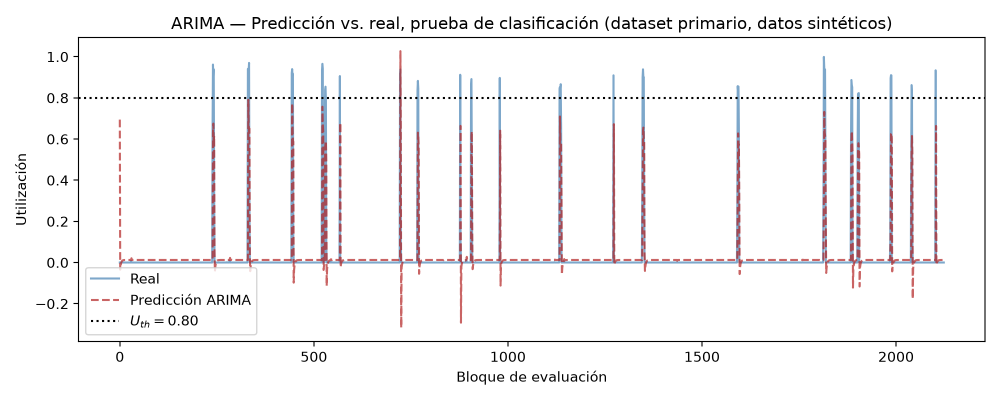
#> input picture Documentos/arima_primario_clasificacion_test.png, 2000 x 800 px (shown at 1/2 size)
$ python imagen.py
#> lines starting #> are read from the running program, lines starting #| are printed output that depends on the picture
import fitz  # PyMuPDF
import cv2
import numpy as np
import tkinter as tk
from tkinter import filedialog
import os

# ================================
# SELECCIÓN DE ARCHIVO
# ================================
def seleccionar_archivo():
    root = tk.Tk()
    root.withdraw()

    archivo = filedialog.askopenfilename(
        title="Selecciona un PDF o imagen",
        filetypes=[
            ("PDF e Imágenes", "*.pdf *.jpg *.jpeg *.png *.bmp *.tiff *.webp"),
            ("Todos los archivos", "*.*")
        ]
    )
#> the answer given: ../../Documentos/arima_primario_clasificacion_test.png
#> in main, img is the input picture: shape (800, 2000, 3); mean B, G, R 245, 244.1, 245.4
    return archivo

# ================================
# MEJORA DE IMAGEN
# ================================
def mejorar_imagen(img, escala=2):
#> called with escala = 2
    h, w = img.shape[:2]
#> h = 800; w = 2000

    # Aumentar resolución (2x)
    img_res = cv2.resize(
        img,
        (w * escala, h * escala),
        interpolation=cv2.INTER_LANCZOS4
    )
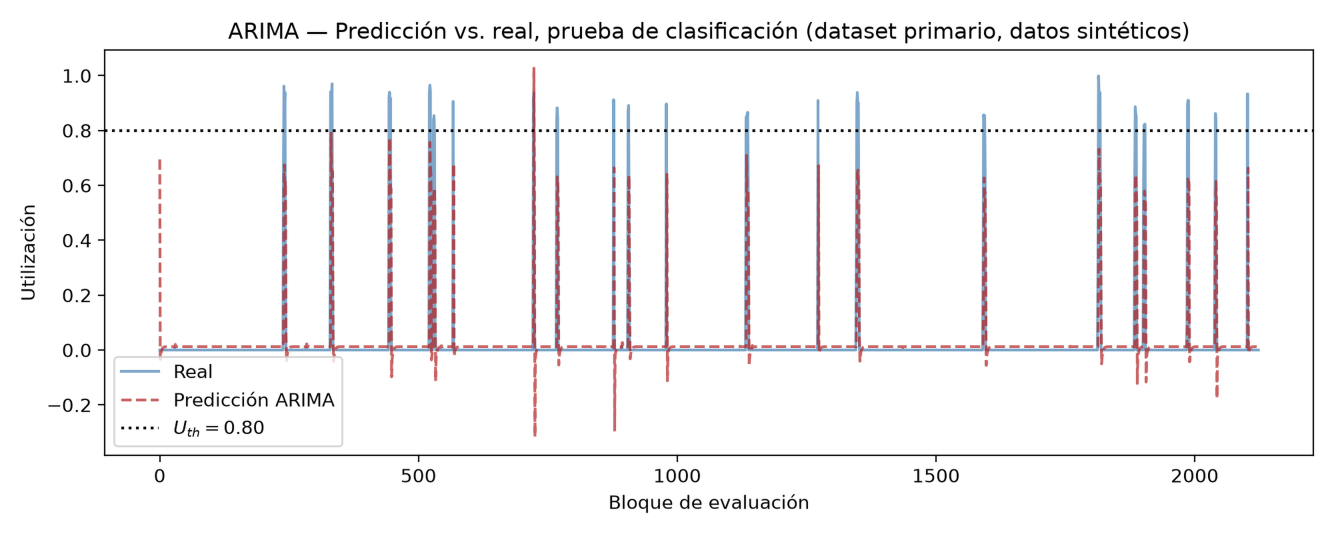
#> img_res: shape (1600, 4000, 3) (shown at 1/3 size); mean B, G, R 245, 244.1, 245.4

    # Unsharp Mask (realce de bordes)
    blur = cv2.GaussianBlur(img_res, (0, 0), sigmaX=1.0)
    sharpened = cv2.addWeighted(
        img_res, 1.5,
        blur, -0.5,
        0
    )

    return sharpened

# ================================
# PDF → IMAGEN (HOJA COMPLETA)
# ================================
def pdf_a_imagen(ruta_pdf, zoom=2):
    doc = fitz.open(ruta_pdf)
    page = doc[0]  # Primera página

    # Matriz de transformación (controla resolución)
    mat = fitz.Matrix(zoom, zoom)
    pix = page.get_pixmap(matrix=mat, alpha=False)

    img = np.frombuffer(pix.samples, dtype=np.uint8)
    img = img.reshape(pix.height, pix.width, pix.n)

    # Convertir a BGR para OpenCV
    if pix.n == 4:
        img = cv2.cvtColor(img, cv2.COLOR_BGRA2BGR)
    else:
        img = cv2.cvtColor(img, cv2.COLOR_RGB2BGR)

    return img

# ================================
# MAIN
# ================================
def main():
    ruta = seleccionar_archivo()

    if not ruta:
        print("No se seleccionó archivo.")
        return

    nombre, ext = os.path.splitext(ruta)

    print("Procesando archivo (página completa)...")

    if ext.lower() == ".pdf":
        img = pdf_a_imagen(ruta, zoom=2)  # rasterización
        resultado = mejorar_imagen(img, escala=2)
        salida = f"{nombre}_mejorado.jpg"
    else:
        img = cv2.imread(ruta)
        resultado = mejorar_imagen(img, escala=2)
        salida = f"{nombre}_mejorado{ext}"

    cv2.imwrite(salida, resultado, [cv2.IMWRITE_JPEG_QUALITY, 95])

    print("Archivo original:", ruta)
    print("Archivo procesado:", salida)
    print("Página completa rasterizada y mejorada")

if __name__ == "__main__":
    main()

$ run again, on Documentos/arima_primario_regresion_test.png
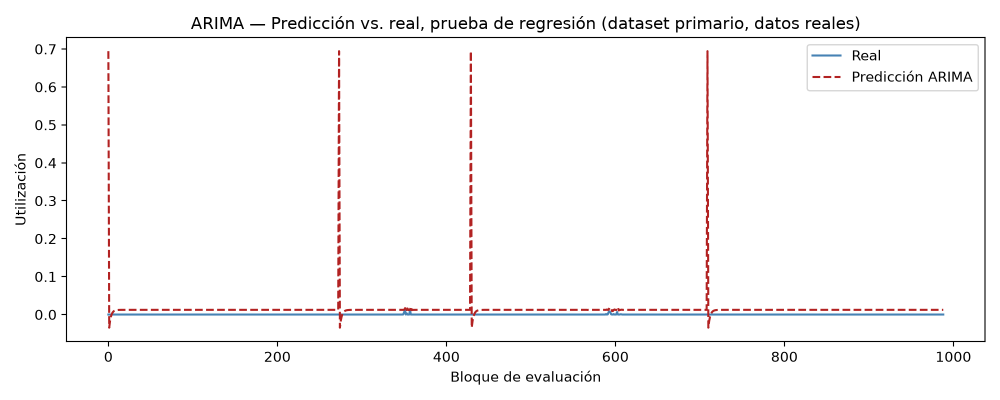
#> input picture Documentos/arima_primario_regresion_test.png, 2000 x 800 px (shown at 1/2 size)
#> in main, img is the input picture: shape (800, 2000, 3); mean B, G, R 248.2, 247.9, 248.9
#> in mejorar_imagen, `img_res = cv2.resize( img, (w * escala, h * escala), interpolation=cv2..`:
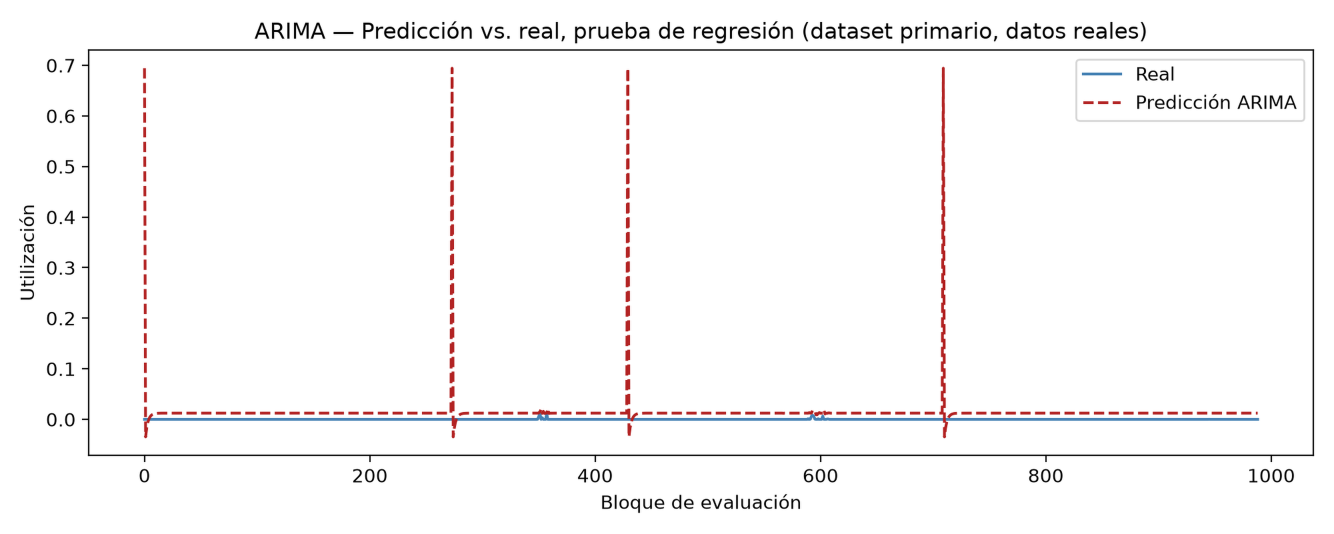
#> img_res: shape (1600, 4000, 3) (shown at 1/3 size); mean B, G, R 248.2, 247.9, 249

$ run again, on Documentos/arima_sintesis_clasificacion.png
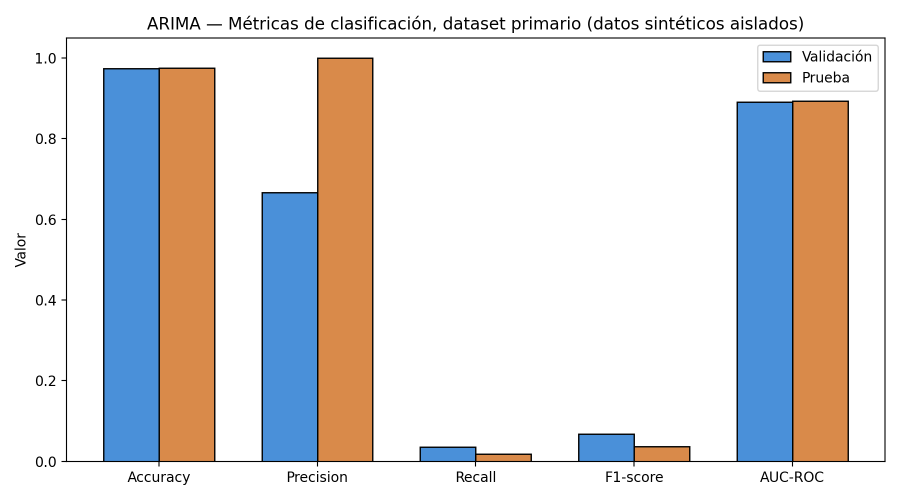
#> input picture Documentos/arima_sintesis_clasificacion.png, 1800 x 1000 px (shown at 1/2 size)
#> in main, img is the input picture: shape (1000, 1800, 3); mean B, G, R 217.5, 217.2, 219.5
#> in mejorar_imagen, `img_res = cv2.resize( img, (w * escala, h * escala), interpolation=cv2..`:
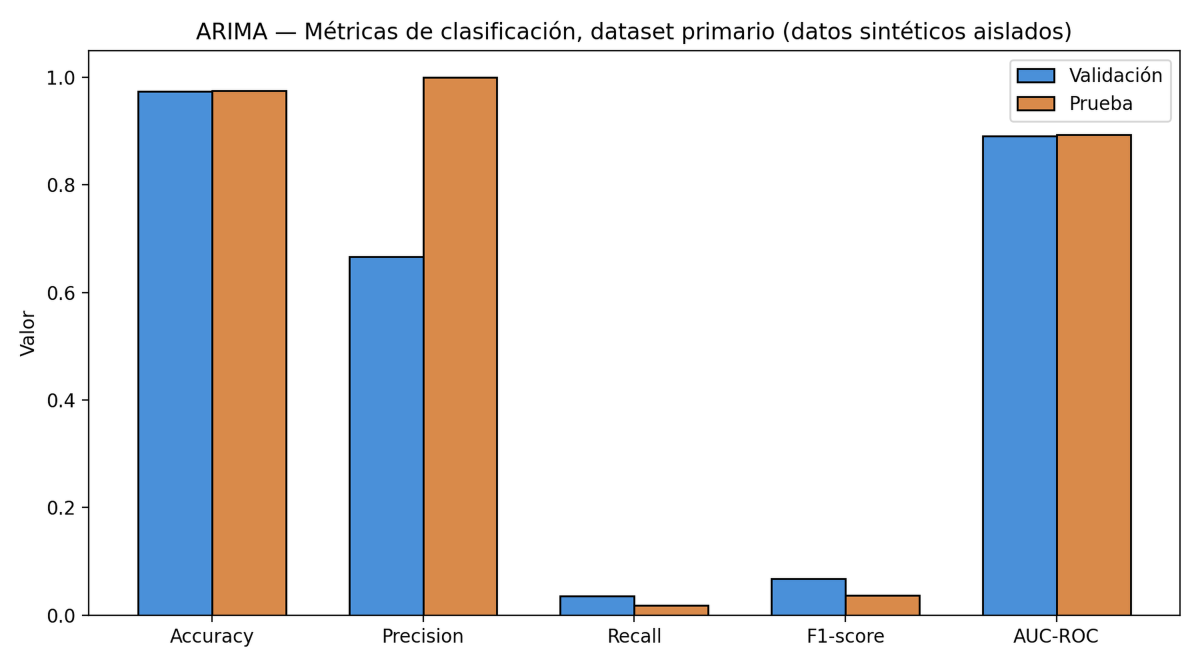
#> img_res: shape (2000, 3600, 3) (shown at 1/3 size); mean B, G, R 217.5, 217.2, 219.5
